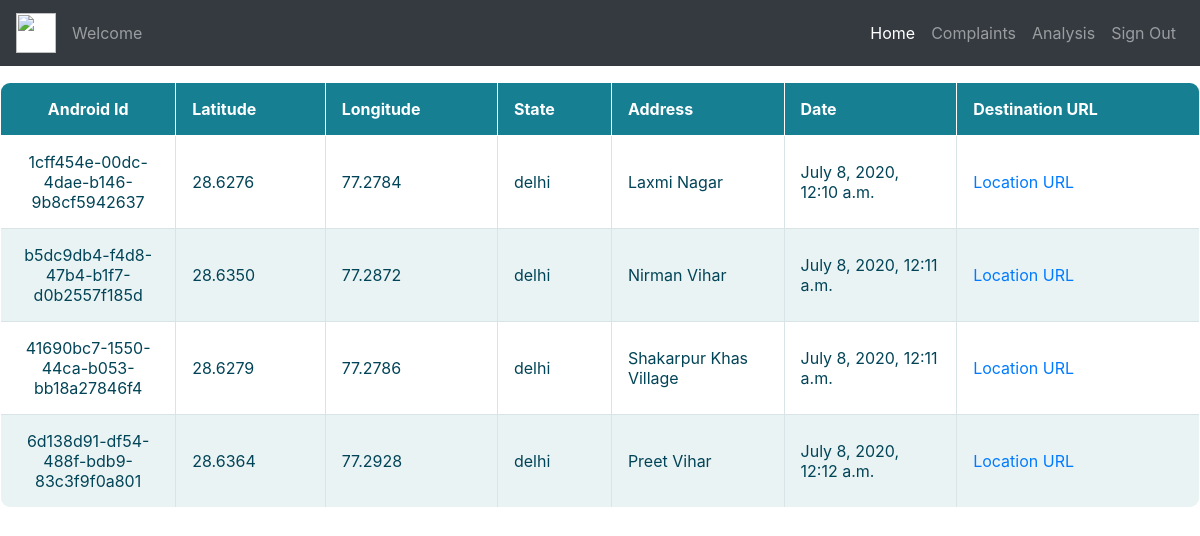
/complaint_locations/, run on an earlier commit of the app's database.
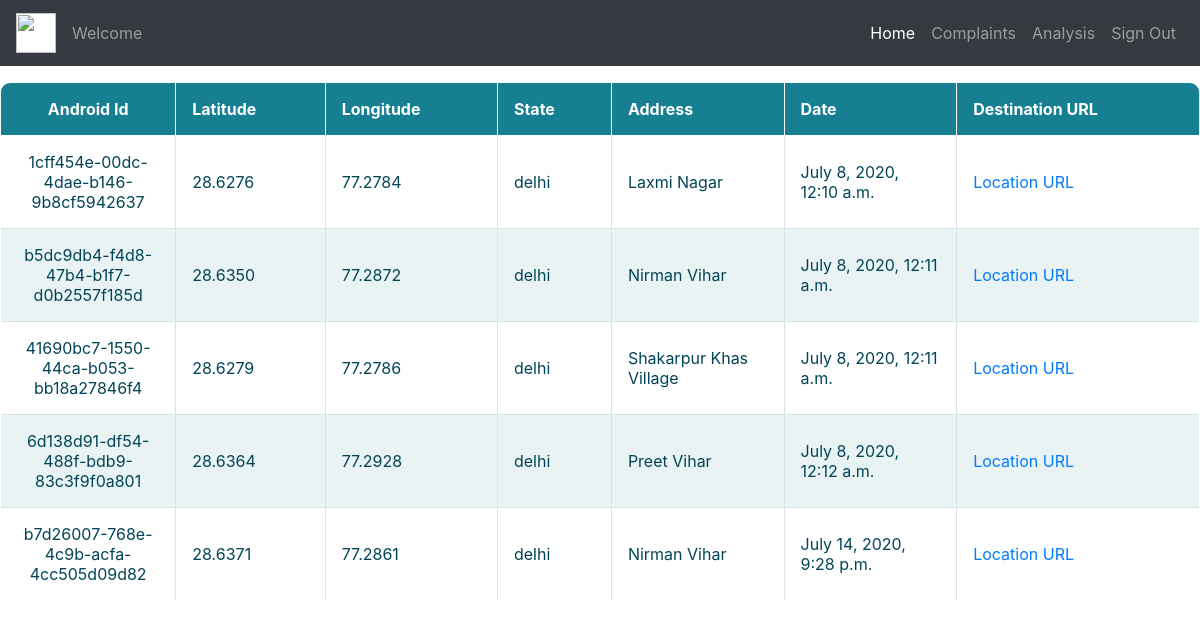
And on a later commit of the database.
### police/models.py (models this page shows, shortened)
class Location(models.Model):
    android_id = models.CharField(max_length=256,unique=True,blank=False)
    latitude = models.CharField(max_length=32,blank=False)
    longitude = models.CharField(max_length=32,blank=False)
    address = models.CharField(max_length=256)
    state = models.CharField(default= "Delhi",max_length=100)
    timestamp = models.DateTimeField(auto_now_add=True, editable=False, null=False, blank=False)

### police/views.py (the view)
# urls.py: path("complaint_locations/",views.get_complaint_location,name="complaint_locations"),
def get_complaint_location(request):
    location = Location.objects.all()
    url_list = []
    for data in location:
        url_list.append(genrateLocationUrl(data.latitude,data.longitude))
    final_location_data = zip(location,url_list)
    context = {
        'location':final_location_data
    }
    return render(request,"complaints.html",context)

### police/views.py (called while the page is built)
def genrateLocationUrl(latDes,lngDes):
    url = "https://www.google.com/maps/dir/?api=1"
    destination = "&destination=" + latDes + "," + lngDes
    return str(url+destination)

### templates/complaints.html
{% extends "base.html" %}
{% block content %}
    <div>
        <table class="task_table">
            <tr>
                <th>Android Id</th>
                <th>Latitude</th>
                <th>Longitude</th>
                <th>State</th>
                <th>Address</th>
                <th>Date</th>
                <th>Destination URL</th>
            </tr>
            {% for loc,url in location %}
                <tr>
                    <td>{{loc.android_id}}</td>
                    <td>{{loc.latitude}}</td>
                    <td>{{loc.longitude}}</td>
                    <td>{{loc.state}}</td>
                    <td>{{loc.address}}</td>
                    <td>{{loc.timestamp}}</td>
                    <td> <a href="{{url}}" target="_blank">Location URL</a></td>
                </tr>
            {% endfor %}
        </table>
    </div>
{% endblock content %}

### templates/base.html (shortened to what this page needs)
{% load static %}
<html lang="en">
    <head>
        <link rel="stylesheet" href="{% static 'css/base.css' %}">
        <link rel="stylesheet" href="https://stackpath.bootstrapcdn.com/bootstrap/4.1.3/css/bootstrap.min.css">
        <link href="https://unpkg.com/gijgo@1.9.13/css/gijgo.min.css" rel="stylesheet" type="text/css" />
    </head>
    <body>
        <nav class="navbar navbar-expand-lg navbar-dark bg-dark">
            <a class="navbar-brand" href="#">
                <div style="background-color: white;">
                    <img src="{% static 'img/logo.png' %}" width="40" height="40" alt="">
                </div>
            </a>
            <span class="navbar-text">
                Welcome {{username}}
            </span>
            <div class="collapse navbar-collapse" id="navbarText">
              <ul class="navbar-nav ml-auto">
                <li class="nav-item active">
                  <a class="nav-link" href="{% url 'home' %}">Home<span class="sr-only">(current)</span></a>
                </li>
                <li class="nav-item">
                  <a class="nav-link" href="{% url 'complaint_locations' %}">Complaints</a>
                </li>
                <li class="nav-item">
                  <a class="nav-link" href="{% url 'analysis_page' %}">Analysis</a>
                </li>
                <li class="nav-item">
                    <a class="nav-link" href="{% url 'signOut' %}">Sign Out</a>
                  </li>
              </ul>
            </div>
          </nav>
        {% block content %}
        {% endblock content %}
    </body>
</html>

### static/css/base.css (style rules this page uses)
* { margin: 0%; padding: 0%; }
.task_table { margin: 1em 0; width: 100%; overflow: hidden; background: #FFF; color: #024457; border-radius: 10px; border: 1px solid #167F92; }
.task_table tr { border: 1px solid #D9E4E6; }
.task_table tr:nth-child(odd) { background-color: #EAF3F3; }
.task_table th { display: none; border: 1px solid #FFF; background-color: #167F92; color: #FFF; padding: 1em; }
.task_table th:first-child { display: table-cell; text-align: center; }
.task_table th:nth-child(2) { display: table-cell; }
.task_table th:nth-child(2):after { content: attr(data-th); }
@media (min-width: 480px) { .task_table th:nth-child(2):after { display: none; } }
.task_table td { display: block; word-wrap: break-word; max-width: 7em; }
.task_table td:first-child { display: table-cell; text-align: center; border-right: 1px solid #D9E4E6; }
@media (min-width: 480px) { .task_table td { border: 1px solid #D9E4E6; } }
.task_table th, .task_table td { text-align: left; margin: .5em 1em; }
@media (min-width: 480px) { .task_table th, .task_table td { display: table-cell; padding: 1em; } }

What changed in the data, as far as the page shows it:
added Location: android_id "b7d26007-768e-4c9b-acfa-4cc505d09d82", latitude "28.6371", longitude "77.2861", state "delhi", address "Nirman Vihar", timestamp "July 14, 2020, 9:28 p.m."
